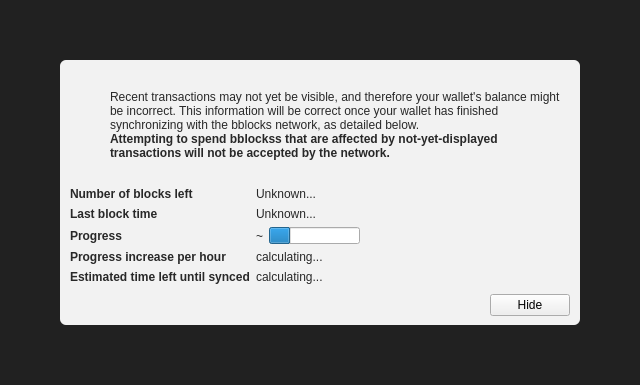
<?xml version="1.0" encoding="UTF-8"?>
<ui version="4.0">
 <class>ModalOverlay</class>
 <widget class="ModalOverlay" name="ModalOverlay">
  <property name="geometry">
   <rect>
    <x>0</x>
    <y>0</y>
    <width>640</width>
    <height>385</height>
   </rect>
  </property>
  <property name="windowTitle">
   <string>Form</string>
  </property>
  <layout class="QVBoxLayout" name="verticalLayout" stretch="0">
   <property name="sizeConstraint">
    <enum>QLayout::SetDefaultConstraint</enum>
   </property>
   <property name="leftMargin">
    <number>0</number>
   </property>
   <property name="topMargin">
    <number>0</number>
   </property>
   <property name="rightMargin">
    <number>0</number>
   </property>
   <property name="bottomMargin">
    <number>0</number>
   </property>
   <item>
    <widget class="QWidget" name="bgWidget" native="true">
     <property name="styleSheet">
      <string notr="true">#bgWidget { background: rgba(0,0,0,220); }</string>
     </property>
     <layout class="QVBoxLayout" name="verticalLayoutMain" stretch="1">
      <property name="leftMargin">
       <number>60</number>
      </property>
      <property name="topMargin">
       <number>60</number>
      </property>
      <property name="rightMargin">
       <number>60</number>
      </property>
      <property name="bottomMargin">
       <number>60</number>
      </property>
      <item>
       <widget class="QWidget" name="contentWidget" native="true">
        <property name="styleSheet">
         <string notr="true">#contentWidget { background: rgba(255,255,255,240); border-radius: 6px; }

QLabel { color: rgb(40,40,40);  }</string>
        </property>
        <layout class="QVBoxLayout" name="verticalLayoutSub" stretch="1,0,0,0">
         <property name="spacing">
          <number>0</number>
         </property>
         <property name="leftMargin">
          <number>10</number>
         </property>
         <property name="topMargin">
          <number>10</number>
         </property>
         <property name="rightMargin">
          <number>10</number>
         </property>
         <property name="bottomMargin">
          <number>10</number>
         </property>
         <item>
          <layout class="QHBoxLayout" name="horizontalLayoutIconText" stretch="0,1">
           <property name="topMargin">
            <number>20</number>
           </property>
           <item>
            <layout class="QVBoxLayout" name="verticalLayoutIcon">
             <property name="leftMargin">
              <number>0</number>
             </property>
             <item>
              <widget class="QPushButton" name="warningIcon">
               <property name="enabled">
                <bool>false</bool>
               </property>
               <property name="text">
                <string/>
               </property>
               <property name="icon">
                <iconset>
                 <normaloff>:/icons/warning</normaloff>
                 <disabledoff>:/icons/warning</disabledoff>:/icons/warning</iconset>
               </property>
               <property name="iconSize">
                <size>
                 <width>48</width>
                 <height>48</height>
                </size>
               </property>
               <property name="flat">
                <bool>true</bool>
               </property>
              </widget>
             </item>
             <item>
              <spacer name="verticalSpacerWarningIcon">
               <property name="orientation">
                <enum>Qt::Vertical</enum>
               </property>
               <property name="sizeHint" stdset="0">
                <size>
                 <width>20</width>
                 <height>40</height>
                </size>
               </property>
              </spacer>
             </item>
            </layout>
           </item>
           <item>
            <layout class="QVBoxLayout" name="verticalLayoutInfoText">
             <property name="leftMargin">
              <number>0</number>
             </property>
             <property name="topMargin">
              <number>0</number>
             </property>
             <item>
              <widget class="QLabel" name="infoText">
               <property name="text">
                <string>Recent transactions may not yet be visible, and therefore your wallet's balance might be incorrect. This information will be correct once your wallet has finished synchronizing with the bblocks network, as detailed below.</string>
               </property>
               <property name="textFormat">
                <enum>Qt::RichText</enum>
               </property>
               <property name="wordWrap">
                <bool>true</bool>
               </property>
              </widget>
             </item>
             <item>
              <widget class="QLabel" name="infoTextStrong">
               <property name="font">
                <font>
                 <weight>75</weight>
                 <bold>true</bold>
                </font>
               </property>
               <property name="text">
                <string>Attempting to spend bblockss that are affected by not-yet-displayed transactions will not be accepted by the network.</string>
               </property>
               <property name="textFormat">
                <enum>Qt::RichText</enum>
               </property>
               <property name="wordWrap">
                <bool>true</bool>
               </property>
              </widget>
             </item>
             <item>
              <spacer name="verticalSpacerInTextSpace">
               <property name="orientation">
                <enum>Qt::Vertical</enum>
               </property>
               <property name="sizeHint" stdset="0">
                <size>
                 <width>20</width>
                 <height>40</height>
                </size>
               </property>
              </spacer>
             </item>
            </layout>
           </item>
          </layout>
         </item>
         <item>
          <spacer name="verticalSpacerAfterText">
           <property name="orientation">
            <enum>Qt::Vertical</enum>
           </property>
           <property name="sizeHint" stdset="0">
            <size>
             <width>20</width>
             <height>40</height>
            </size>
           </property>
          </spacer>
         </item>
         <item>
          <layout class="QFormLayout" name="formLayout">
           <property name="fieldGrowthPolicy">
            <enum>QFormLayout::FieldsStayAtSizeHint</enum>
           </property>
           <property name="horizontalSpacing">
            <number>6</number>
           </property>
           <property name="verticalSpacing">
            <number>6</number>
           </property>
           <property name="topMargin">
            <number>10</number>
           </property>
           <item row="0" column="0">
            <widget class="QLabel" name="labelNumberOfBlocksLeft">
             <property name="font">
              <font>
               <weight>75</weight>
               <bold>true</bold>
              </font>
             </property>
             <property name="text">
              <string>Number of blocks left</string>
             </property>
            </widget>
           </item>
           <item row="0" column="1">
            <widget class="QLabel" name="numberOfBlocksLeft">
             <property name="text">
              <string>Unknown...</string>
             </property>
            </widget>
           </item>
           <item row="1" column="0">
            <widget class="QLabel" name="labelLastBlockTime">
             <property name="font">
              <font>
               <weight>75</weight>
               <bold>true</bold>
              </font>
             </property>
             <property name="text">
              <string>Last block time</string>
             </property>
            </widget>
           </item>
           <item row="1" column="1">
            <widget class="QLabel" name="newestBlockDate">
             <property name="sizePolicy">
              <sizepolicy hsizetype="Maximum" vsizetype="Preferred">
               <horstretch>0</horstretch>
               <verstretch>0</verstretch>
              </sizepolicy>
             </property>
             <property name="text">
              <string>Unknown...</string>
             </property>
            </widget>
           </item>
           <item row="2" column="0">
            <widget class="QLabel" name="labelSyncDone">
             <property name="font">
              <font>
               <weight>75</weight>
               <bold>true</bold>
              </font>
             </property>
             <property name="text">
              <string>Progress</string>
             </property>
            </widget>
           </item>
           <item row="2" column="1">
            <layout class="QHBoxLayout" name="horizontalLayoutSync" stretch="0,1">
             <item>
              <widget class="QLabel" name="percentageProgress">
               <property name="text">
                <string notr="true">~</string>
               </property>
              </widget>
             </item>
             <item>
              <widget class="QProgressBar" name="progressBar">
               <property name="value">
                <number>24</number>
               </property>
               <property name="format">
                <string/>
               </property>
              </widget>
             </item>
            </layout>
           </item>
           <item row="4" column="0">
            <widget class="QLabel" name="labelProgressIncrease">
             <property name="font">
              <font>
               <weight>75</weight>
               <bold>true</bold>
              </font>
             </property>
             <property name="text">
              <string>Progress increase per hour</string>
             </property>
            </widget>
           </item>
           <item row="4" column="1">
            <widget class="QLabel" name="progressIncreasePerH">
             <property name="text">
              <string>calculating...</string>
             </property>
            </widget>
           </item>
           <item row="5" column="0">
            <widget class="QLabel" name="labelEstimatedTimeLeft">
             <property name="font">
              <font>
               <weight>75</weight>
               <bold>true</bold>
              </font>
             </property>
             <property name="text">
              <string>Estimated time left until synced</string>
             </property>
            </widget>
           </item>
           <item row="5" column="1">
            <widget class="QLabel" name="expectedTimeLeft">
             <property name="text">
              <string>calculating...</string>
             </property>
            </widget>
           </item>
          </layout>
         </item>
         <item>
          <layout class="QHBoxLayout" name="horizontalLayoutButtons">
           <property name="leftMargin">
            <number>10</number>
           </property>
           <property name="topMargin">
            <number>10</number>
           </property>
           <item>
            <spacer name="horizontalSpacer">
             <property name="orientation">
              <enum>Qt::Horizontal</enum>
             </property>
             <property name="sizeHint" stdset="0">
              <size>
               <width>40</width>
               <height>20</height>
              </size>
             </property>
            </spacer>
           </item>
           <item>
            <widget class="QPushButton" name="closeButton">
             <property name="text">
              <string>Hide</string>
             </property>
            </widget>
           </item>
          </layout>
         </item>
        </layout>
       </widget>
      </item>
     </layout>
    </widget>
   </item>
  </layout>
 </widget>
 <customwidgets>
  <customwidget>
   <class>ModalOverlay</class>
   <extends>QWidget</extends>
   <header>qt/modaloverlay.h</header>
   <container>1</container>
  </customwidget>
 </customwidgets>
 <resources/>
 <connections/>
</ui>
